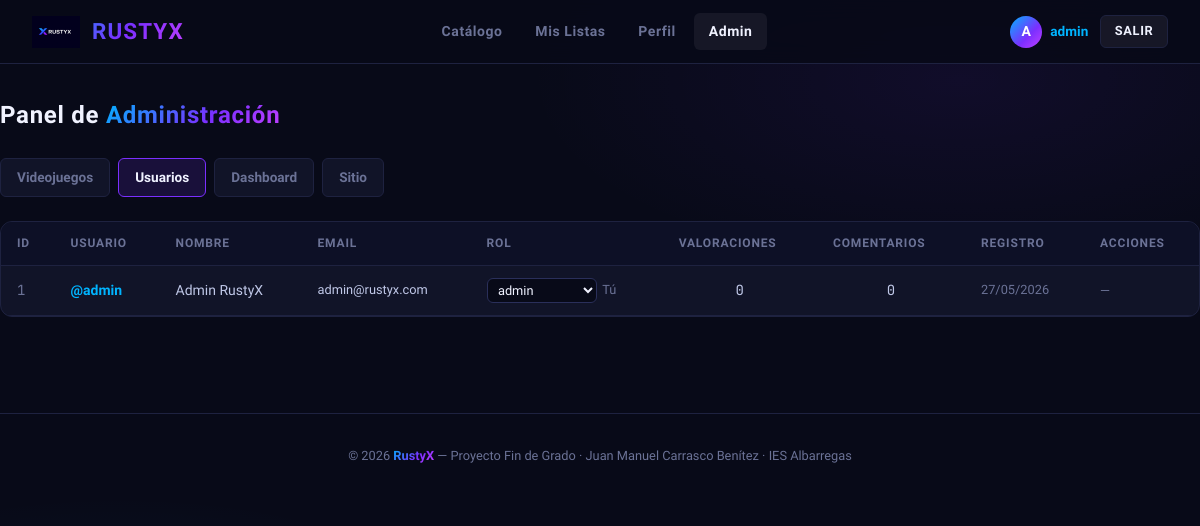
Screenshot of /web/rustyx/admin/usuarios.php (signed in) with the database file from the repository.
### tables this page shows
CREATE TABLE IF NOT EXISTS usuarios (
    id_usuario    INT AUTO_INCREMENT PRIMARY KEY,
    nombre        VARCHAR(50)  NOT NULL,
    apellidos     VARCHAR(80)  NOT NULL,
    email         VARCHAR(80)  NOT NULL UNIQUE,
    username      VARCHAR(50)  NOT NULL UNIQUE,
    password      VARCHAR(255) NOT NULL,
    fecha_registro DATE NOT NULL,
    id_rol        INT NOT NULL DEFAULT 2,
    avatar_url    VARCHAR(255) DEFAULT NULL,
    FOREIGN KEY (id_rol) REFERENCES roles(id_rol)
);

CREATE TABLE IF NOT EXISTS roles (
    id_rol INT AUTO_INCREMENT PRIMARY KEY,
    nombre_rol VARCHAR(40) NOT NULL
);

### web/rustyx/config.php (called while the page is built, shortened)
<?php
function isLoggedIn(): bool {
    return isset($_SESSION['id_usuario']);
}
function isAdmin(): bool {
    return isset($_SESSION['id_rol']) && $_SESSION['id_rol'] == 1;
}
function currentUser(): array {
    return $_SESSION ?? [];
}
function h(mixed $value): string {
    return htmlspecialchars((string)$value, ENT_QUOTES, 'UTF-8');
}
function dateEs(?string $date, string $format = 'd/m/Y'): string {
    return $date ? date($format, strtotime($date)) : '—';
}

### web/rustyx/admin/usuarios.php (the view, shortened to what this page needs)
<?php
require_once '../config.php';
try {
    $pdo = getDB();
    $usuarios = $pdo->query("
        SELECT u.*, r.nombre_rol,
               (SELECT COUNT(*) FROM valoraciones v WHERE v.id_usuario = u.id_usuario) AS num_val,
               (SELECT COUNT(*) FROM comentarios  c WHERE c.id_usuario = u.id_usuario) AS num_com
        FROM usuarios u JOIN roles r ON u.id_rol = r.id_rol
        ORDER BY u.fecha_registro DESC
    ")->fetchAll();
    $roles = $pdo->query("SELECT * FROM roles")->fetchAll();
} catch (Exception $e) {
    $error = 'Error: ' . $e->getMessage();
    $usuarios = [];
}
include '../partials/header.php';
?>
<div class="container page-content">
  <div class="section-header">
    <h2 class="section-title">Panel de <span>Administración</span></h2>
  </div>
  <?php include '../partials/admin-nav.php'; ?>
  <div class="table-wrapper">
    <table class="data-table">
      <thead>
        <tr><th>ID</th><th>Usuario</th><th>Nombre</th><th>Email</th><th>Rol</th><th>Valoraciones</th><th>Comentarios</th><th>Registro</th><th>Acciones</th></tr>
      </thead>
      <tbody>
        <?php foreach ($usuarios as $u): ?>
          <tr>
            <td style="font-family:var(--font-mono);color:var(--muted)"><?= $u['id_usuario'] ?></td>
            <td style="font-weight:700;color:var(--cyan)">@<?= h($u['username']) ?></td>
            <td><?= h($u['nombre'] . ' ' . $u['apellidos']) ?></td>
            <td style="font-size:.8rem"><?= h($u['email']) ?></td>
            <td>
              <form method="POST" style="display:flex;align-items:center;gap:.3rem">
                <select name="id_rol" style="font-size:.8rem;padding:.2rem .4rem">
                  <?php foreach ($roles as $r): ?>
                    <option value="<?= $r['id_rol'] ?>" <?= $r['id_rol'] == $u['id_rol'] ? 'selected' : '' ?>>
                      <?= h($r['nombre_rol']) ?>
                    </option>
                  <?php endforeach; ?>
                </select>
                <?php if ($u['id_usuario'] != $_SESSION['id_usuario']): ?>
                  <button type="submit" class="btn btn-ghost btn-sm" style="padding:.2rem .5rem">✓</button>
                <?php else: ?>
                  <span style="color:var(--muted);font-size:.8rem">Tú</span>
                <?php endif; ?>
              </form>
            </td>
            <td style="text-align:center;font-family:var(--font-mono)"><?= $u['num_val'] ?></td>
            <td style="text-align:center;font-family:var(--font-mono)"><?= $u['num_com'] ?></td>
            <td style="font-size:.8rem;color:var(--muted)"><?= dateEs($u['fecha_registro']) ?></td>
            <td>
              <?php if ($u['id_usuario'] != $_SESSION['id_usuario']): ?>
                <form method="POST" onsubmit="return confirm('¿Eliminar usuario y todos sus datos?')">
                  <input type="hidden" name="accion"     value="eliminar">
                  <input type="hidden" name="id_usuario" value="<?= $u['id_usuario'] ?>">
                  <button type="submit" class="btn btn-danger btn-sm">Eliminar</button>
                </form>
              <?php else: ?>
                <span style="color:var(--muted);font-size:.8rem">—</span>
              <?php endif; ?>
            </td>
          </tr>
        <?php endforeach; ?>
      </tbody>
    </table>
  </div>
</div>
<?php include '../partials/footer.php'; ?>

### web/rustyx/partials/header.php (shortened to what this page needs)
<?php
$currentPage = basename($_SERVER['PHP_SELF'], '.php');
$bp = BASE_PATH;
$user = currentUser();
?>
<!DOCTYPE html>
<html lang="es">
<head>
  <link rel="stylesheet" href="<?= $bp ?>/css/style.css">
</head>
<body>
<nav class="navbar">
  <a href="<?= $bp ?>/index.php" class="navbar-logo">
    <img src="<?= $bp ?>/assets/logo.png" alt="RustyX" onerror="this.style.display='none'">
    RUSTYX
  </a>
  <ul class="navbar-nav">
    <li><a href="<?= $bp ?>/index.php" class="<?= $currentPage === 'index' ? 'active' : '' ?>">Catálogo</a></li>
    <?php if (isLoggedIn()): ?>
      <li><a href="<?= $bp ?>/mis-listas.php" class="<?= $currentPage === 'mis-listas' ? 'active' : '' ?>">Mis Listas</a></li>
      <li><a href="<?= $bp ?>/perfil.php" class="<?= $currentPage === 'perfil' ? 'active' : '' ?>">Perfil</a></li>
      <?php if (isAdmin()): ?>
        <li><a href="<?= $bp ?>/admin/index.php" class="<?= strpos($_SERVER['PHP_SELF'], '/admin/') !== false ? 'active' : '' ?>">Admin</a></li>
      <?php endif; ?>
    <?php endif; ?>
  </ul>
  <div class="navbar-actions">
    <?php if (isLoggedIn()): ?>
      <a href="<?= $bp ?>/perfil.php" class="navbar-avatar-link">
        <?php
          $avatarFile = $user['avatar_url'] ?? '';
          $avatarPath = AVATAR_DIR . $avatarFile;
          if ($avatarFile && file_exists($avatarPath)):
        ?>
          <img src="<?= h(avatarUrl($avatarFile)) ?>"
               alt="Avatar" class="navbar-avatar-img">
        <?php else: ?>
          <div class="navbar-avatar-placeholder"><?= strtoupper(substr($user['username'] ?? 'U', 0, 1)) ?></div>
        <?php endif; ?>
        <span class="navbar-username"><?= h($user['username'] ?? '') ?></span>
      </a>
      <a href="<?= $bp ?>/logout.php" class="btn btn-ghost btn-sm">Salir</a>
    <?php else: ?>
      <a href="<?= $bp ?>/login.php" class="btn btn-outline btn-sm">Iniciar sesión</a>
      <a href="<?= $bp ?>/registro.php" class="btn btn-primary btn-sm">Registrarse</a>
    <?php endif; ?>
  </div>
</nav>

### web/rustyx/css/style.css (style rules this page uses)
:root { --bg-primary: #080A18; --bg-secondary: #0D1026; --bg-card: #111428; --bg-card-hover: #161932; --border: #1E2240; --border-accent: #2A2F5A; --cyan: #00B4FF; --violet: #7B2FFF; --magenta: #C040FF; --white: #F0F2FF; --muted: #6B7296; --danger: #FF3366; --success: #00E5A0; --grad-brand: linear-gradient(135deg, var(--cyan) 0%, var(--violet) 60%, var(--magenta) 100%); --grad-card: linear-gradient(180deg, #161932 0%, #0D1026 100%); --font-main: 'Exo 2', sans-serif; --font-mono: 'JetBrains Mono', monospace; --radius-sm: 6px; --radius-md: 12px; --radius-lg: 18px; --shadow-glow-cyan: 0 0 20px rgba(0,180,255,0.25); --shadow-glow-violet: 0 0 20px rgba(123,47,255,0.3); --shadow-card: 0 4px 24px rgba(0,0,0,0.5); }
*, *::before, *::after { box-sizing: border-box; margin: 0; padding: 0; }
html { scroll-behavior: smooth; }
body { font-family: var(--font-main); background: var(--bg-primary); color: var(--white); min-height: 100vh; line-height: 1.6; background-image: radial-gradient(ellipse 60% 40% at 80% 10%, rgba(123,47,255,0.08) 0%, transparent 60%), radial-gradient(ellipse 50% 30% at 10% 80%, rgba(0,180,255,0.06) 0%, transparent 60%); }
a { color: var(--cyan); text-decoration: none; transition: color .2s; }
img { max-width: 100%; display: block; }
.navbar { position: sticky; top: 0; z-index: 100; display: flex; align-items: center; justify-content: space-between; padding: 0 2rem; height: 64px; background: rgba(8,10,24,0.92); backdrop-filter: blur(12px); border-bottom: 1px solid var(--border); }
.navbar-logo { display: flex; align-items: center; gap: .75rem; font-size: 1.4rem; font-weight: 900; letter-spacing: .05em; background: var(--grad-brand); -webkit-background-clip: text; -webkit-text-fill-color: transparent; }
.navbar-logo img { height: 32px; width: auto; }
.navbar-nav { display: flex; align-items: center; gap: .25rem; list-style: none; }
.navbar-nav a { display: block; padding: .45rem .9rem; color: var(--muted); font-size: .875rem; font-weight: 600; letter-spacing: .04em; border-radius: var(--radius-sm); transition: color .2s, background .2s; }
.navbar-nav a:hover, .navbar-nav a.active { color: var(--white); background: rgba(255,255,255,0.06); }
.navbar-actions { display: flex; gap: .75rem; align-items: center; }
.btn { display: inline-flex; align-items: center; gap: .4rem; padding: .5rem 1.25rem; font-family: var(--font-main); font-size: .875rem; font-weight: 700; letter-spacing: .05em; border: none; border-radius: var(--radius-sm); cursor: pointer; transition: all .2s; text-transform: uppercase; }
.btn-ghost { background: rgba(255,255,255,0.06); color: var(--white); border: 1px solid var(--border); }
.btn-sm { padding: .35rem .85rem; font-size: .8rem; }
.container { max-width: 1200px; margin: 0 auto; padding: 0 1.5rem; }
.page-content { padding: 2rem 0; }
.section-header { display: flex; align-items: center; justify-content: space-between; margin-bottom: 1.5rem; }
.section-title { font-size: 1.5rem; font-weight: 800; letter-spacing: .03em; }
.section-title span { background: var(--grad-brand); -webkit-background-clip: text; -webkit-text-fill-color: transparent; }
select, input[type="text"], input[type="email"], input[type="password"], input[type="number"], textarea { background: var(--bg-primary); border: 1px solid var(--border-accent); color: var(--white); border-radius: var(--radius-sm); padding: .4rem .75rem; font-family: var(--font-main); font-size: .875rem; transition: border-color .2s, box-shadow .2s; outline: none; }
.data-table { width: 100%; border-collapse: collapse; }
.data-table th, .data-table td { padding: .75rem 1rem; text-align: left; border-bottom: 1px solid var(--border); font-size: .875rem; }
.data-table th { background: var(--bg-secondary); color: var(--muted); font-size: .75rem; text-transform: uppercase; letter-spacing: .07em; font-weight: 700; }
.data-table td { color: #C0C8E8; }
.table-wrapper { background: var(--bg-card); border: 1px solid var(--border); border-radius: var(--radius-md); overflow: auto; }
.navbar-avatar-link { display: flex; align-items: center; gap: .5rem; text-decoration: none; color: var(--white); transition: opacity .2s; }
.navbar-avatar-placeholder { width: 32px; height: 32px; border-radius: 50%; background: var(--grad-brand); display: flex; align-items: center; justify-content: center; font-size: .875rem; font-weight: 900; color: #fff; flex-shrink: 0; }
.navbar-username { font-size: .85rem; font-weight: 600; color: var(--cyan); }

### rows the page displays
usuarios: username "A", username "admin", id_usuario "1", nombre+apellidos "Admin RustyX", email "admin@rustyx.com", id_rol "admin", shows "Tú", num_val "0", num_com "0", fecha_registro "27/05/2026"
